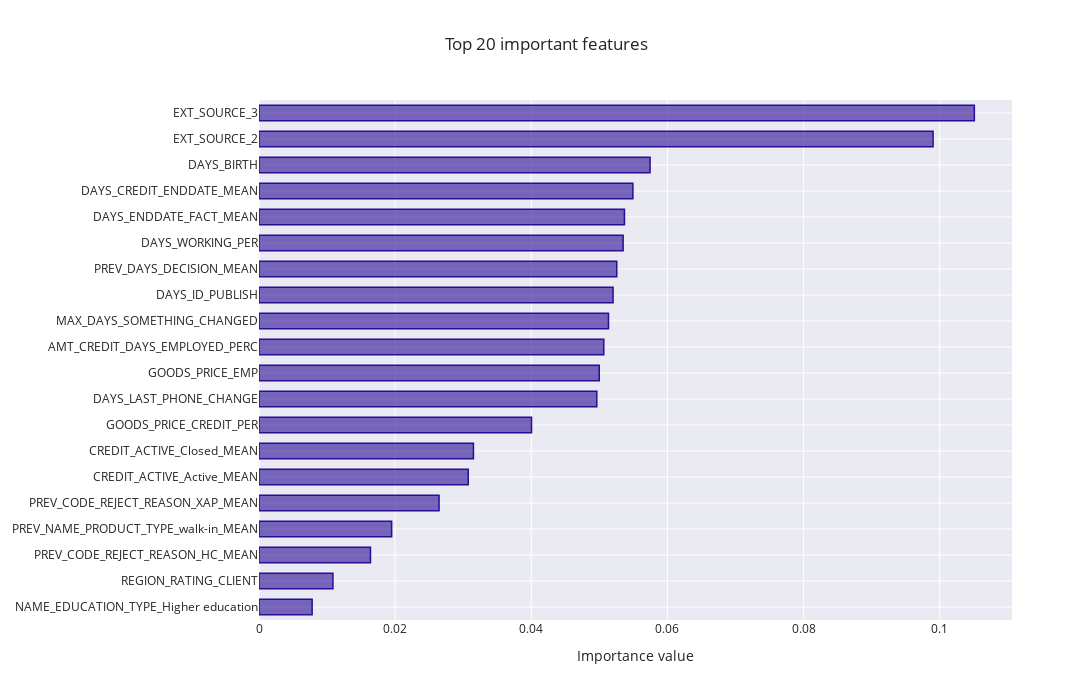

Here is the notebook cell this chart was saved with:
### Code cell
# Feautres importance for model
feature_importance_plot(pipe_balance[-1].feature_importances_,
                        train,
                        (LOG,run,'Modele/[Balance]/')
                       )

### Figure 1 — Plotly figure (JSON) as saved in the notebook; plotly's stock layout.template omitted (floating-point values rounded to 4 significant figures)
{"data": [{"marker": {"color": "rgba(43, 13, 150, 0.6)", "line": {"color": "rgba(43, 13, 150, 1.0)", "width": 1.5}}, "orientation": "h", "type": "bar", "x": [0.007806, 0.01086, 0.01638, 0.01949, 0.02645, 0.03074, 0.0315, 0.04004, 0.04963, 0.04998, 0.05065, 0.05134, 0.05201, 0.05255, 0.05349, 0.05369, 0.05493, 0.05745, 0.09902, 0.1051], "y": ["NAME_EDUCATION_TYPE_Higher education", "REGION_RATING_CLIENT", "PREV_CODE_REJECT_REASON_HC_MEAN", "PREV_NAME_PRODUCT_TYPE_walk-in_MEAN", "PREV_CODE_REJECT_REASON_XAP_MEAN", "CREDIT_ACTIVE_Active_MEAN", "CREDIT_ACTIVE_Closed_MEAN", "GOODS_PRICE_CREDIT_PER", "DAYS_LAST_PHONE_CHANGE", "GOODS_PRICE_EMP", "AMT_CREDIT_DAYS_EMPLOYED_PERC", "MAX_DAYS_SOMETHING_CHANGED", "DAYS_ID_PUBLISH", "PREV_DAYS_DECISION_MEAN", "DAYS_WORKING_PER", "DAYS_ENDDATE_FACT_MEAN", "DAYS_CREDIT_ENDDATE_MEAN", "DAYS_BIRTH", "EXT_SOURCE_2", "EXT_SOURCE_3"]}], "layout": {"autosize": false, "bargap": 0.4, "height": 700, "title": {"text": "Top 20 important features"}, "width": 1300, "xaxis": {"autorange": true, "range": [0, 0.1106], "title": {"text": "Importance value"}, "type": "linear"}, "yaxis": {"automargin": true, "autorange": true, "range": [-0.5, 19.5], "type": "category"}}}
